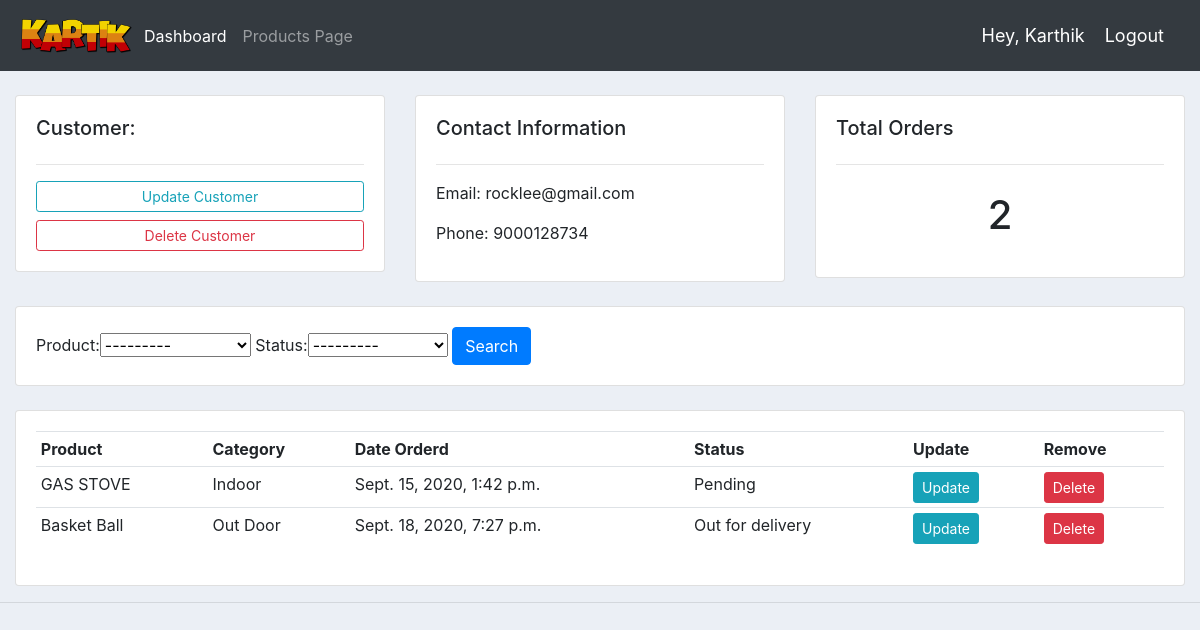
The app's page /customer/1/ (signed in) with its own data.
### folder1/models.py (models this page shows, shortened)
class Customer(models.Model):
	name = models.CharField(max_length=200, null=True)
	phone = models.CharField(max_length=200, null=True)
	email = models.CharField(max_length=200, null=True)
	date_created = models.DateTimeField(auto_now_add=True, null=True)

class Order(models.Model):
	STATUS = (
			('Pending', 'Pending'),
			('Out for delivery', 'Out for delivery'),
			('Delivered', 'Delivered'),
			)
	customer = models.ForeignKey(Customer, null=True, on_delete= models.SET_NULL)
	product = models.ForeignKey(Product, null=True, on_delete= models.SET_NULL)
	date_created = models.DateTimeField(auto_now_add=True, null=True)
	status = models.CharField(max_length=200, null=True, choices=STATUS)

class Product(models.Model):
	CATEGORY = (
			('Indoor', 'Indoor'),
			('Out Door', 'Out Door'),
			)
	name = models.CharField(max_length=200, null=True)
	price = models.FloatField(null=True)
	category = models.CharField(max_length=200, null=True, choices=CATEGORY)
	description = models.CharField(max_length=200, null=True , blank=True)
	date_created = models.DateTimeField(auto_now_add=True, null=True)
	tags = models.ManyToManyField(Tag)
	def __str__(self):
		return self.name

### folder1/views.py (the view)
# urls.py: path('customer/<str:pk_test>/', views.customer, name="customer"),
@login_required(login_url='login')
def customer(request, pk_test):
	customer = Customer.objects.get(id=pk_test)
	orders = customer.order_set.all()
	order_count = orders.count()
	myFilter = OrderFilter(request.GET, queryset=orders)
	orders = myFilter.qs
	context = {'customer':customer, 'orders':orders, 'order_count':order_count,
	'myFilter':myFilter}
	return render(request, 'account/customer.html',context)

### folder1/templates/account/customer.html
{%  extends 'account/main.html' %}
{% block content %}
	<br>
<div class="row">
	<div class="col-md">
		<div class="card card-body">
			<h5>Customer:</h5>
			<hr>
			<a class="btn btn-outline-info  btn-sm btn-block" href="">Update Customer</a>
			<a class="btn btn-outline-danger  btn-sm btn-block" href="">Delete Customer</a>
		</div>
	</div>
	<div class="col-md">
		<div class="card card-body">
			<h5>Contact Information</h5>
			<hr>
			<p>Email: {{customer.email}}</p>
			<p>Phone: {{customer.phone}}</p>
		</div>
	</div>
	<div class="col-md">
		<div class="card card-body">
			<h5>Total Orders</h5>
			<hr>
			<h1 style="text-align: center;padding: 10px">{{order_count}}</h1>
		</div>
	</div>
</div>
<br>
<div class="row">
	<div class="col">
		<div class="card card-body">
			<form method="get">
				{{myFilter.form}}
		    <button class="btn btn-primary" type="submit">Search</button>
		  </form>
		</div>
	</div>
</div>
<br>
<div class="row">
	<div class="col-md">
		<div class="card card-body">
			<table class="table table-sm">
				<tr>
					<th>Product</th>
					<th>Category</th>
					<th>Date Orderd</th>
					<th>Status</th>
					<th>Update</th>
					<th>Remove</th>
				</tr>
				{% for order in orders %}
				<tr>
					<td>{{order.product}}</td>
					<td>{{order.product.category}}</td>
					<td>{{order.date_created}}</td>
					<td>{{order.status}}</td>
					<td><a class="btn btn-sm btn-info" href="{% url 'update_order' order.id %}">Update</a></td>
					<td><a class="btn btn-sm btn-danger" href="{% url 'delete_order' order.id %}">Delete</a></td>
				</tr>
				{% endfor %}
			</table>
		</div>
	</div>
</div>
{% endblock %}

### folder1/templates/account/Navbar.html (shortened to what this page needs)
{% load static %}
<nav class="navbar navbar-expand-lg navbar-dark bg-dark">
  <img style="width: 90pt" src="{% static 'Images/logo.png' %}">
  <div class="collapse navbar-collapse" id="navbarNavDropdown">
    <ul class="navbar-nav">
      <li class="nav-item active">
        <a class="nav-link" href="{% url 'home' %}">Dashboard</a>
      </li>
      <li class="nav-item">
        <a class="nav-link" href="{% url 'products' %}">Products Page</a>
      </li>
    </ul>
  </div>
  <span class="hello-msg">Hey, {{request.user}}</span>
  <span><a class="hello-msg" href="{% url 'logout' %}">Logout</a></span>
</nav>

### Static/css/main.css (style rules this page uses)
body { background-color: #ebeff5; }

### folder1/templates/account/Navbar.html (style rules this page uses)
.hello-msg { font-size: 18px; color: #fff; margin-right: 20px; }

### records on screen
Customer: email "rocklee@gmail.com", phone "9000128734"
Order: product "GAS STOVE", product.category "Indoor", date_created "Sept. 15, 2020, 1:42 p.m.", status "Pending"
Order: product "Basket Ball", product.category "Out Door", date_created "Sept. 18, 2020, 7:27 p.m.", status "Out for delivery"

### other values on screen
{{ request.user }} "Karthik"
{{ order_count }} "2"
